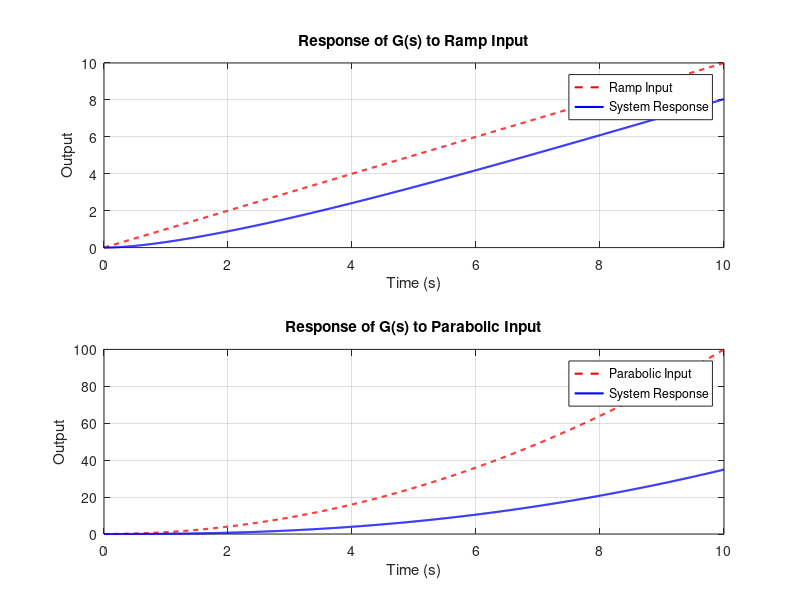

The MATLAB source for this figure:
close all;
% M2_6(ii)
% Define the transfer function G(s) = (s + 1) / (s^2 + 3s + 1)
numerator = [1, 1];         
denominator = [1, 3, 1];    
G = tf(numerator, denominator);
G_ramp = G * tf(1, [1, 0]);    % Multiply G(s) by 1/s for ramp response
G_parabolic = G * tf(1, [1, 0, 0]); % Multiply G(s) by 1/s^2 for parabolic response
t = 0:0.01:10; % Simulation time from 0 to 10 seconds
% Step response for ramp input
y_ramp = step(G_ramp, t);
% Step response for parabolic input
y_parabolic = step(G_parabolic, t);
figure;
% Plot response to ramp input
subplot(2, 1, 1);
plot(t, t, 'r--', 'LineWidth', 1.5); hold on; % Ideal ramp input
plot(t, y_ramp, 'b', 'LineWidth', 1.5);
title('Response of G(s) to Ramp Input');
xlabel('Time (s)');
ylabel('Output');
legend('Ramp Input', 'System Response');
grid on;
% Plot response to parabolic input
subplot(2, 1, 2);
plot(t, t.^2, 'r--', 'LineWidth', 1.5); hold on; % Ideal parabolic input
plot(t, y_parabolic, 'b', 'LineWidth', 1.5);
title('Response of G(s) to Parabolic Input');
xlabel('Time (s)');
ylabel('Output');
legend('Parabolic Input', 'System Response');
grid on;
